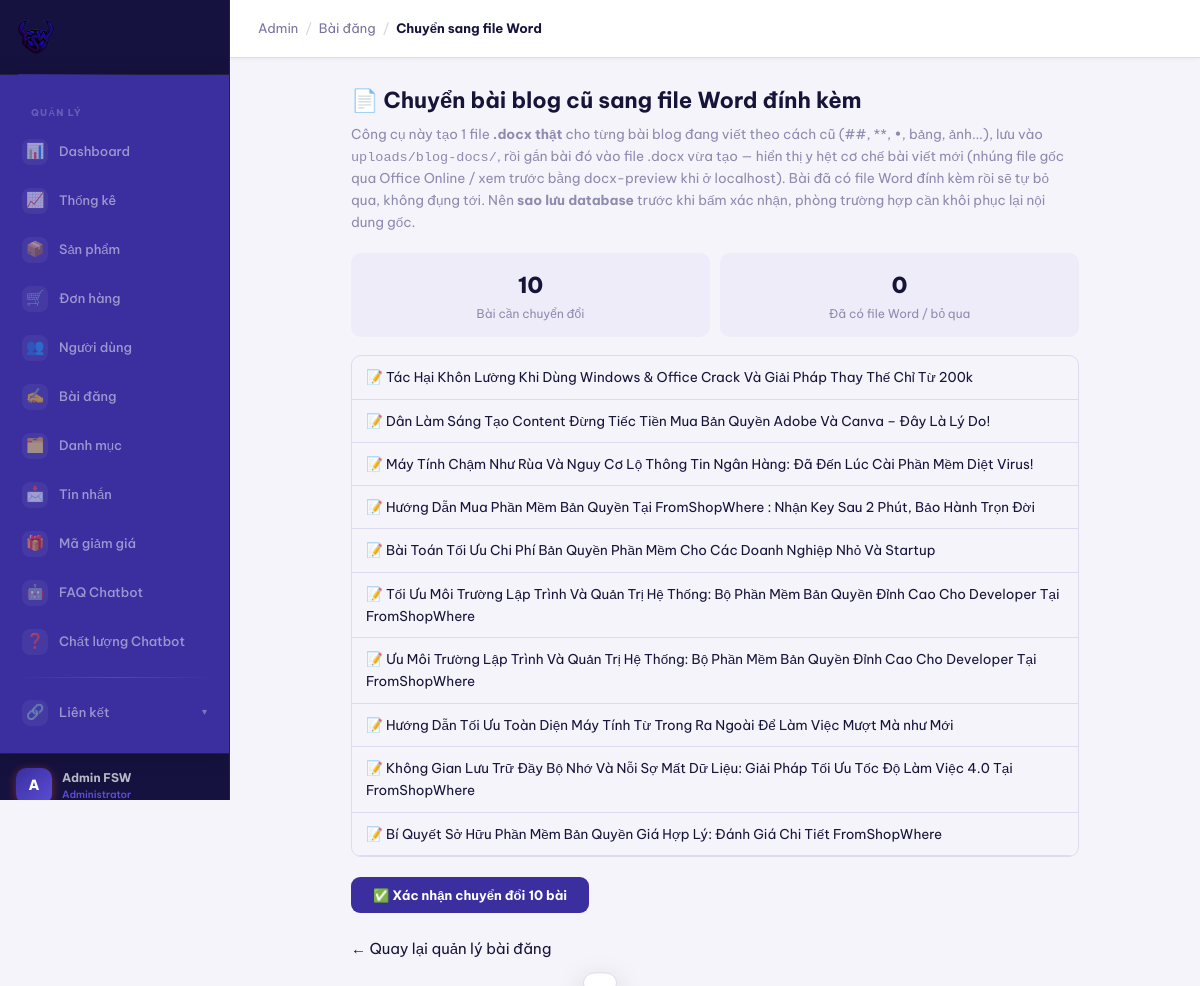
/admin/migrate-word-blog.php (signed in), run on the app's committed database.
### tables this page shows
CREATE TABLE `posts` (
  `id` int(11) NOT NULL,
  `tac_gia_id` int(11) NOT NULL,
  `tieu_de` varchar(255) NOT NULL,
  `slug` varchar(270) NOT NULL,
  `noi_dung` longtext NOT NULL,
  `excerpt` text DEFAULT NULL,
  `hinh_anh` varchar(255) DEFAULT NULL,
  `tag` varchar(50) DEFAULT NULL,
  `icon` varchar(10) DEFAULT NULL,
  `tag_color` varchar(20) DEFAULT '#065E34',
  `read_time` int(11) DEFAULT 5,
  `trang_thai` enum('nhap','da_dang','an') NOT NULL DEFAULT 'nhap',
  `ngay_dang` timestamp NOT NULL DEFAULT current_timestamp()
);

### config.php (called while the page is built, shortened)
<?php
function db(): PDO {
    static $pdo = null;
    if ($pdo) return $pdo;
    $dsn = sprintf('mysql:host=%s;dbname=%s;charset=%s', DB_HOST, DB_NAME, DB_CHARSET);
    $pdo = new PDO($dsn, DB_USER, DB_PASS, [
        PDO::ATTR_ERRMODE            => PDO::ERRMODE_EXCEPTION,
        PDO::ATTR_DEFAULT_FETCH_MODE => PDO::FETCH_ASSOC,
        PDO::ATTR_EMULATE_PREPARES   => false,
    ]);
    return $pdo;
}
function e(string $s): string {
    return htmlspecialchars($s, ENT_QUOTES, 'UTF-8');
}

### admin/migrate-word-blog.php (the view, shortened to what this page needs)
<?php
require_once __DIR__ . '/../config.php';
$posts = db()->query("SELECT id, tieu_de, slug, noi_dung FROM posts ORDER BY id")->fetchAll();
$toMigrate = array_values(array_filter($posts, function ($p) {
    return strpos($p['noi_dung'], '<!--fsw-word-file:') === false
        && strpos($p['noi_dung'], '') === false
        && trim($p['noi_dung']) !== '';
}));
$alreadyDone = count($posts) - count($toMigrate);
?>
<link rel="stylesheet" href="<?= SITE_URL ?>/assets/css/admin-posts.css?v=<?= CSS_VER ?>">
<?php
include __DIR__ . '/../includes/admin-head.php';
?>
<div class="adm">
  <?php include __DIR__ . '/sidebar.php'; ?>
  <main class="adm-main">
    <div class="adm-topbar">
      <div class="adm-breadcrumb">Admin <span class="sep">/</span> <a href="<?= SITE_URL ?>/admin/posts.php">Bài đăng</a> <span class="sep">/</span> <strong>Chuyển sang file Word</strong></div>
    </div>
    <div style="max-width:760px;margin:24px auto;padding:0 16px">
      <h1 style="font-size:22px;margin-bottom:6px">📄 Chuyển bài blog cũ sang file Word đính kèm</h1>
      <p style="color:var(--text-muted,#7873A0);font-size:13.5px;line-height:1.6;margin-bottom:20px">
        Công cụ này tạo 1 file <b>.docx thật</b> cho từng bài blog đang viết theo cách cũ
        (##, **, •, bảng, ảnh...), lưu vào <code>uploads/blog-docs/</code>, rồi gắn bài đó
        vào file .docx vừa tạo — hiển thị y hệt cơ chế bài viết mới (nhúng file gốc qua
        Office Online / xem trước bằng docx-preview khi ở localhost). Bài đã có file Word
        đính kèm rồi sẽ tự bỏ qua, không đụng tới. Nên <b>sao lưu database</b> trước khi bấm
        xác nhận, phòng trường hợp cần khôi phục lại nội dung gốc.
      </p>
      <div style="display:flex;gap:10px;margin-bottom:18px">
        <div style="flex:1;padding:14px 16px;border-radius:10px;background:var(--bg-alt,#F1EFFB);text-align:center">
          <div style="font-size:22px;font-weight:800"><?= count($toMigrate) ?></div>
          <div style="font-size:12px;color:var(--text-muted,#7873A0)">Bài cần chuyển đổi</div>
        </div>
        <div style="flex:1;padding:14px 16px;border-radius:10px;background:var(--bg-alt,#F1EFFB);text-align:center">
          <div style="font-size:22px;font-weight:800"><?= (int)$alreadyDone ?></div>
          <div style="font-size:12px;color:var(--text-muted,#7873A0)">Đã có file Word / bỏ qua</div>
        </div>
      </div>
      <?php if ($toMigrate): ?>
        <div style="border:1px solid var(--border,#E3E0F5);border-radius:10px;overflow:hidden;margin-bottom:20px">
          <?php foreach ($toMigrate as $p): ?>
            <div style="padding:10px 14px;border-bottom:1px solid var(--border,#E3E0F5);font-size:13.5px">📝 <?= e($p['tieu_de']) ?></div>
          <?php endforeach; ?>
        </div>
        <form method="POST" onsubmit="return confirm('Chuyển đổi <?= count($toMigrate) ?> bài viết sang file Word? Hành động này sẽ thay nội dung các bài trên bằng file .docx mới tạo.')">
          <button type="submit" class="btn btn-primary" style="padding:10px 22px">✅ Xác nhận chuyển đổi <?= count($toMigrate) ?> bài</button>
        </form>
      <?php else: ?>
        <div style="padding:20px;text-align:center;color:var(--text-muted,#7873A0)">🎉 Không còn bài nào cần chuyển đổi.</div>
      <?php endif; ?>
      <p style="margin-top:24px"><a href="<?= SITE_URL ?>/admin/posts.php">← Quay lại quản lý bài đăng</a></p>
    </div>
  </main>
</div>
</body>
</html>

### assets/css/admin-posts.css (style rules this page uses)
body:not(.dark) { --b-green: #3B2FA0; --b-lime: #5B4DD6; --b-lime-d: rgba(15,110,86,.08); --b-border: rgba(0,0,0,.1); --b-card: #ffffff; --b-card-h: #F5F4FA; --b-text: #1A1A18; --b-muted: #7873A0; --b-faint: #888780; }

### data on the page
posts: tieu_de "Tác Hại Khôn Lường Khi Dùng Windows & Office Crack Và Giải Pháp Thay Thế Chỉ Từ 200k"
posts: tieu_de "Dân Làm Sáng Tạo Content Đừng Tiếc Tiền Mua Bản Quyền Adobe Và Canva – Đây Là Lý Do!"
posts: tieu_de "Máy Tính Chậm Như Rùa Và Nguy Cơ Lộ Thông Tin Ngân Hàng: Đã Đến Lúc Cài Phần Mềm Diệt Virus!"
posts: tieu_de "Hướng Dẫn Mua Phần Mềm Bản Quyền Tại FromShopWhere : Nhận Key Sau 2 Phút, Bảo Hành Trọn Đời"
posts: tieu_de "Bài Toán Tối Ưu Chi Phí Bản Quyền Phần Mềm Cho Các Doanh Nghiệp Nhỏ Và Startup"
posts: tieu_de "Tối Ưu Môi Trường Lập Trình Và Quản Trị Hệ Thống: Bộ Phần Mềm Bản Quyền Đỉnh Cao Cho Developer Tại FromShopWhere"
posts: tieu_de "Ưu Môi Trường Lập Trình Và Quản Trị Hệ Thống: Bộ Phần Mềm Bản Quyền Đỉnh Cao Cho Developer Tại FromShopWhere"
posts: tieu_de "Hướng Dẫn Tối Ưu Toàn Diện Máy Tính Từ Trong Ra Ngoài Để Làm Việc Mượt Mà như Mới"
posts: tieu_de "Không Gian Lưu Trữ Đầy Bộ Nhớ Và Nỗi Sợ Mất Dữ Liệu: Giải Pháp Tối Ưu Tốc Độ Làm Việc 4.0 Tại FromShopWhere"
posts: tieu_de "Bí Quyết Sở Hữu Phần Mềm Bản Quyền Giá Hợp Lý: Đánh Giá Chi Tiết FromShopWhere"

### other printed values
mb_substr($_SESSION['user_name'] ?? 'A', 0, 1) "A"
$_SESSION['user_name'] "Admin FSW"
count($toMigrate) "10"
$alreadyDone "0"
